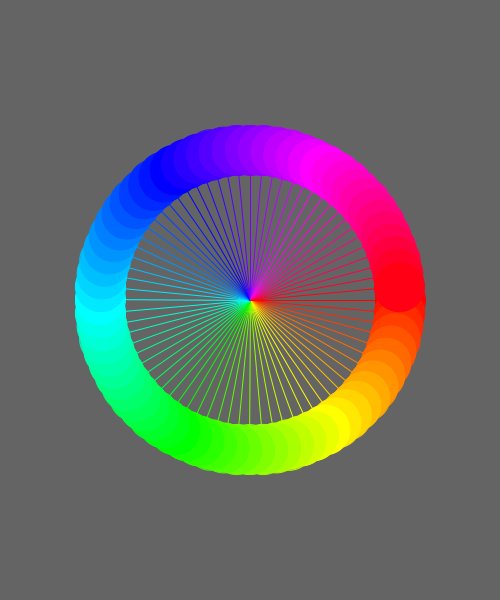
Frame 1 (no input)
Frame 60 (the mouse pressed at the canvas centre just before this capture): identical to frame 1, image omitted
Frame 120 (the mouse held since frame 60 and released just before this capture): identical to frame 1, image omitted

The Processing sketch that drew this single still picture (run headless with seeded random() and noise(); from frame 60 on, the mouse is pressed at the canvas centre):

// Processing sketch: day2_10_forloop
// ── day2_10_forloop.pde
void setup() {
  size(500, 600);
  background(100);

  /* while loop
   int number = 0;
   while (number < 10) {
   println( number );
   number = number + 1;
   }
   */

  // i++      // i = i + 1;
  // i += 5   // i = i + 5;
  // i--      // i = i - 1;
  // i -= 3   // i = i - 5;
  // i *= 2   // i = i * 5;

  // from while loop!
  // int number = 0; number < 10; number = number + 1;

  /*
  for (from; until; increment) {
   // let's repeat!
   }
   */

  for (int i=0; i<5; i++) {
    println(i);
  }

  // how many times would you like to repeat?
  /*
  for (int i=0; i<10; i++) {
   float x = i * 30;
   float y = 10;
   int size = i + 10;
   rect(x, y, size, size);
   }
   */

  // range!
  /*
  // grid on only x-axis
  int rectSize = 50;
   for (int x=0; x<width; x += rectSize) {
   noStroke();
   fill(random(255),random(255),random(255));
   rect(x, 0, rectSize, rectSize);
   }
   */
  /*
  // grid on the entire cavnas
  int rectSize = 50;
  for (int y=0; y<height; y += rectSize) {
    for (int x=0; x<width; x += rectSize) {
      noStroke();
      fill(random(255), random(255), random(255));
      rect(x, y, rectSize, rectSize);
    }
  }
  */
  
  // range! angle!
  
  //colorMode(RGB, 255, 255, 255);
  colorMode(HSB, 360, 100, 100); // Hue Saturation Brightness
  
  pushMatrix();
  translate( width/2, height/2 );
  int angleStep = 5; 
  for (int angle=0; angle<360; angle += angleStep) {
    // angle!
    pushMatrix();
    rotate( radians(angle) );
    
    fill(angle, 100, 100); //
    stroke(angle, 100, 100); //
    
    line(0, 0, 150, 0);
    ellipse(150, 0, 50, 50);
    popMatrix();
  }
  popMatrix();
}

void draw() {
  //
}
